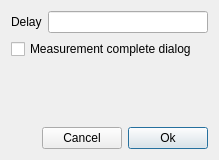
<?xml version="1.0" encoding="UTF-8"?>
<ui version="4.0">
 <class>Settings</class>
 <widget class="QDialog" name="Settings">
  <property name="windowModality">
   <enum>Qt::ApplicationModal</enum>
  </property>
  <property name="geometry">
   <rect>
    <x>0</x>
    <y>0</y>
    <width>219</width>
    <height>160</height>
   </rect>
  </property>
  <property name="windowTitle">
   <string>Settings</string>
  </property>
  <layout class="QVBoxLayout" name="verticalLayout">
   <item>
    <widget class="QWidget" name="delayWidget" native="true">
     <layout class="QFormLayout" name="formLayout">
      <property name="leftMargin">
       <number>0</number>
      </property>
      <property name="topMargin">
       <number>0</number>
      </property>
      <property name="rightMargin">
       <number>0</number>
      </property>
      <property name="bottomMargin">
       <number>0</number>
      </property>
      <item row="0" column="0">
       <widget class="QLabel" name="delayLabel">
        <property name="text">
         <string>Delay</string>
        </property>
       </widget>
      </item>
      <item row="0" column="1">
       <widget class="SecondsLineEdit" name="delay_s"/>
      </item>
     </layout>
    </widget>
   </item>
   <item>
    <widget class="QCheckBox" name="displayMeasurementCompleteDialog">
     <property name="text">
      <string>Measurement complete dialog</string>
     </property>
    </widget>
   </item>
   <item>
    <spacer name="verticalSpacer">
     <property name="orientation">
      <enum>Qt::Vertical</enum>
     </property>
     <property name="sizeHint" stdset="0">
      <size>
       <width>20</width>
       <height>40</height>
      </size>
     </property>
    </spacer>
   </item>
   <item>
    <widget class="QWidget" name="buttonsWidget" native="true">
     <layout class="QHBoxLayout" name="horizontalLayout">
      <property name="leftMargin">
       <number>0</number>
      </property>
      <property name="topMargin">
       <number>0</number>
      </property>
      <property name="rightMargin">
       <number>0</number>
      </property>
      <property name="bottomMargin">
       <number>0</number>
      </property>
      <item>
       <spacer name="horizontalSpacer">
        <property name="orientation">
         <enum>Qt::Horizontal</enum>
        </property>
        <property name="sizeHint" stdset="0">
         <size>
          <width>48</width>
          <height>20</height>
         </size>
        </property>
       </spacer>
      </item>
      <item>
       <widget class="QPushButton" name="cancel">
        <property name="text">
         <string>Cancel</string>
        </property>
        <property name="autoDefault">
         <bool>false</bool>
        </property>
       </widget>
      </item>
      <item>
       <widget class="QPushButton" name="ok">
        <property name="text">
         <string>Ok</string>
        </property>
        <property name="default">
         <bool>true</bool>
        </property>
       </widget>
      </item>
     </layout>
    </widget>
   </item>
  </layout>
 </widget>
 <customwidgets>
  <customwidget>
   <class>SecondsLineEdit</class>
   <extends>QLineEdit</extends>
   <header>qtrf/widgets.h</header>
   <container>1</container>
  </customwidget>
 </customwidgets>
 <resources/>
 <connections/>
</ui>
